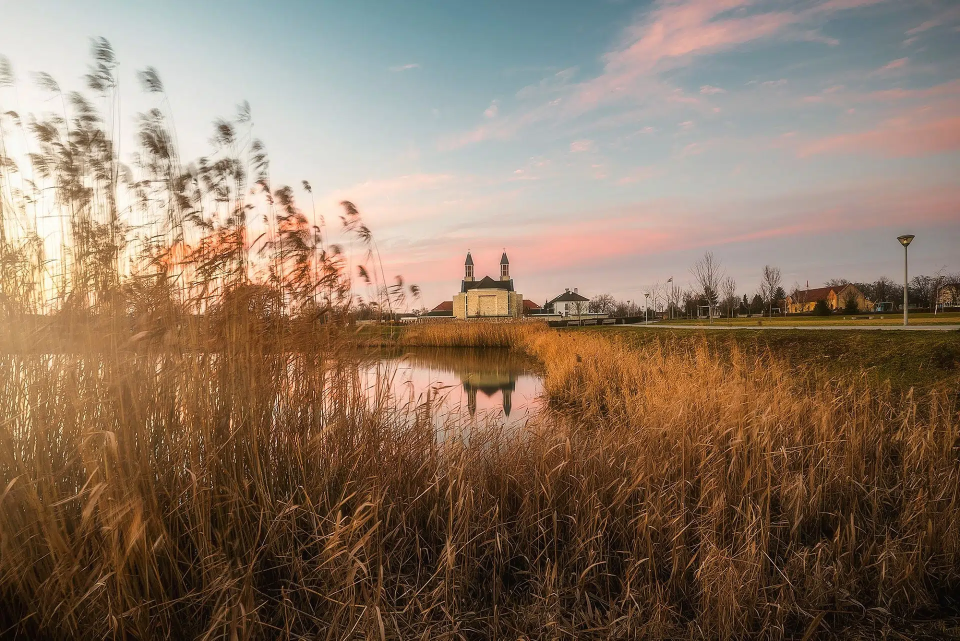
#> input picture dominant-color/input/img99.webp, 1920 x 1281 px (shown at 1/2 size)
$ python main.py
#> lines starting #> are read from the running program, lines starting #| are printed output that depends on the picture
from PIL import Image


# dominant color
def compute_average_image_color(image):
    width, height = image.size

    r_total = 0
    g_total = 0
    b_total = 0

    count = 0
    for x in range(0, width):
        for y in range(0, height):
            r, g, b = image.getpixel((x, y))
            r_total += r
            g_total += g
            b_total += b
            count += 1

    return r_total / count, g_total / count, b_total / count


img = Image.open('input/img99.webp')
#> img is the input picture: PIL image 1920x1281 RGB; mean R, G, B 139.4, 117.9, 99.4
img = img.resize((50, 50))  # Small optimization
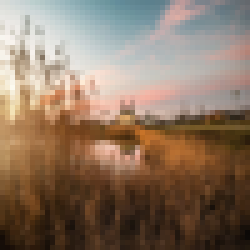
#> img: PIL image 50x50 RGB (shown 5 times larger); mean R, G, B 139.4, 117.9, 99.4
average_color = compute_average_image_color(img)
#> after the loop in compute_average_image_color, `for x in range(0, width):`: b_total = 248584; count = 2500; g_total = 294758; r_total = 348484
#> average_color = (139.4, 117.9, 99.43)
print(average_color)
#| (139.3936, 117.9032, 99.4336)
